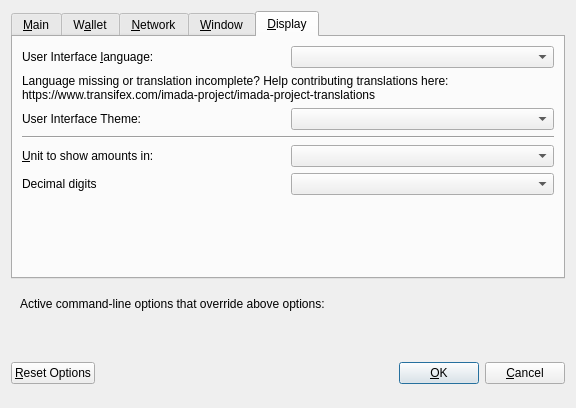
<?xml version="1.0" encoding="UTF-8"?>
<ui version="4.0">
 <class>OptionsDialog</class>
 <widget class="QDialog" name="OptionsDialog">
  <property name="geometry">
   <rect>
    <x>0</x>
    <y>0</y>
    <width>576</width>
    <height>408</height>
   </rect>
  </property>
  <property name="windowTitle">
   <string>Options</string>
  </property>
  <property name="modal">
   <bool>true</bool>
  </property>
  <layout class="QVBoxLayout" name="verticalLayout">
   <item>
    <widget class="QTabWidget" name="tabWidget">
     <property name="currentIndex">
      <number>4</number>
     </property>
     <widget class="QWidget" name="tabMain">
      <attribute name="title">
       <string>&amp;Main</string>
      </attribute>
      <layout class="QVBoxLayout" name="verticalLayout_Main">
       <item>
        <widget class="QCheckBox" name="bitcoinAtStartup">
         <property name="toolTip">
          <string>Automatically start IMADA after logging in to the system.</string>
         </property>
         <property name="text">
          <string>&amp;Start IMADA on system login</string>
         </property>
        </widget>
       </item>
       <item>
        <widget class="QCheckBox" name="logEvents">
         <property name="text">
          <string>Enable  log &amp;events</string>
         </property>
        </widget>
       </item>
       <item>
        <layout class="QHBoxLayout" name="horizontalLayout_2_Main">
         <item>
          <widget class="QLabel" name="databaseCacheLabel">
           <property name="text">
            <string>Size of &amp;database cache</string>
           </property>
           <property name="textFormat">
            <enum>Qt::PlainText</enum>
           </property>
           <property name="buddy">
            <cstring>databaseCache</cstring>
           </property>
          </widget>
         </item>
         <item>
          <widget class="QSpinBox" name="databaseCache"/>
         </item>
         <item>
          <widget class="QLabel" name="databaseCacheUnitLabel">
           <property name="text">
            <string>MB</string>
           </property>
           <property name="textFormat">
            <enum>Qt::PlainText</enum>
           </property>
          </widget>
         </item>
         <item>
          <spacer name="horizontalSpacer_2_Main">
           <property name="orientation">
            <enum>Qt::Horizontal</enum>
           </property>
           <property name="sizeHint" stdset="0">
            <size>
             <width>40</width>
             <height>20</height>
            </size>
           </property>
          </spacer>
         </item>
        </layout>
       </item>
       <item>
        <layout class="QHBoxLayout" name="horizontalLayout_3_Main">
         <item>
          <widget class="QLabel" name="threadsScriptVerifLabel">
           <property name="text">
            <string>Number of script &amp;verification threads</string>
           </property>
           <property name="textFormat">
            <enum>Qt::PlainText</enum>
           </property>
           <property name="buddy">
            <cstring>threadsScriptVerif</cstring>
           </property>
          </widget>
         </item>
         <item>
          <widget class="QSpinBox" name="threadsScriptVerif">
           <property name="toolTip">
            <string>(0 = auto, &lt;0 = leave that many cores free)</string>
           </property>
          </widget>
         </item>
         <item>
          <spacer name="horizontalSpacer_3_Main">
           <property name="orientation">
            <enum>Qt::Horizontal</enum>
           </property>
           <property name="sizeHint" stdset="0">
            <size>
             <width>40</width>
             <height>20</height>
            </size>
           </property>
          </spacer>
         </item>
        </layout>
       </item>
       <item>
        <layout class="QHBoxLayout" name="horizontalLayout_5_Main"/>
       </item>
       <item>
        <spacer name="verticalSpacer_Main">
         <property name="orientation">
          <enum>Qt::Vertical</enum>
         </property>
         <property name="sizeHint" stdset="0">
          <size>
           <width>20</width>
           <height>40</height>
          </size>
         </property>
        </spacer>
       </item>
       <item>
        <layout class="QHBoxLayout" name="horizontalLayout_4_Main">
         <item>
          <widget class="QLabel" name="label">
           <property name="toolTip">
            <string>This setting determines the amount of individual masternodes that an input will be anonymized through.&lt;br/&gt;More rounds of anonymization gives a higher degree of privacy, but also costs more in fees.</string>
           </property>
           <property name="text">
            <string>Darksend rounds to use</string>
           </property>
          </widget>
         </item>
         <item>
          <widget class="QSpinBox" name="darksendRounds">
           <property name="minimum">
            <number>2</number>
           </property>
           <property name="maximum">
            <number>8</number>
           </property>
           <property name="value">
            <number>4</number>
           </property>
          </widget>
         </item>
        </layout>
       </item>
       <item>
        <spacer name="verticalSpacer_Main1">
         <property name="orientation">
          <enum>Qt::Vertical</enum>
         </property>
         <property name="sizeHint" stdset="0">
          <size>
           <width>20</width>
           <height>40</height>
          </size>
         </property>
        </spacer>
       </item>
       <item>
        <layout class="QHBoxLayout" name="horizontalLayout">
         <item>
          <widget class="QLabel" name="label_2">
           <property name="toolTip">
            <string>This amount acts as a threshold to turn off Darksend once it's reached.</string>
           </property>
           <property name="statusTip">
            <string notr="true"/>
           </property>
           <property name="whatsThis">
            <string notr="true"/>
           </property>
           <property name="accessibleName">
            <string notr="true"/>
           </property>
           <property name="accessibleDescription">
            <string notr="true"/>
           </property>
           <property name="text">
            <string>Amount of IMADA to keep anonymized</string>
           </property>
          </widget>
         </item>
         <item>
          <widget class="QSpinBox" name="anonymizeImada">
           <property name="minimum">
            <number>100</number>
           </property>
           <property name="maximum">
            <number>100000</number>
           </property>
           <property name="singleStep">
            <number>100</number>
           </property>
           <property name="value">
            <number>1000</number>
           </property>
          </widget>
         </item>
        </layout>
       </item>
      </layout>
     </widget>
     <widget class="QWidget" name="tabWallet">
      <attribute name="title">
       <string>W&amp;allet</string>
      </attribute>
      <layout class="QVBoxLayout" name="verticalLayout_Wallet">
       <item>
        <widget class="QGroupBox" name="groupBox">
         <property name="title">
          <string>Expert</string>
         </property>
         <layout class="QVBoxLayout" name="verticalLayout_2">
          <item>
           <widget class="QCheckBox" name="coinControlFeatures">
            <property name="toolTip">
             <string>Whether to show coin control features or not.</string>
            </property>
            <property name="text">
             <string>Enable coin &amp;control features</string>
            </property>
           </widget>
          </item>
          <item>
           <widget class="QCheckBox" name="showMasternodesTab">
            <property name="toolTip">
             <string>Show additional tab listing all your masternodes in first sub-tab&lt;br/&gt;and all masternodes on the network in second sub-tab.</string>
            </property>
            <property name="text">
             <string>Show Masternodes Tab</string>
            </property>
           </widget>
          </item>
          <item>
           <widget class="QCheckBox" name="spendZeroConfChange">
            <property name="toolTip">
             <string>If you disable the spending of unconfirmed change, the change from a transaction&lt;br/&gt;cannot be used until that transaction has at least one confirmation.&lt;br/&gt;This also affects how your balance is computed.</string>
            </property>
            <property name="text">
             <string>&amp;Spend unconfirmed change</string>
            </property>
           </widget>
          </item>
          <item>
           <widget class="QCheckBox" name="zeroBalanceAddressToken">
            <property name="text">
             <string>Enable &amp;zero balance for receiver token address</string>
            </property>
           </widget>
          </item>
          <item>
           <widget class="QCheckBox" name="notUseChangeAddress">
            <property name="text">
             <string>Don't use change &amp;address</string>
            </property>
           </widget>
          </item>
         </layout>
        </widget>
       </item>
      </layout>
     </widget>
     <widget class="QWidget" name="tabNetwork">
      <attribute name="title">
       <string>&amp;Network</string>
      </attribute>
      <layout class="QVBoxLayout" name="verticalLayout_Network">
       <item>
        <widget class="QCheckBox" name="mapPortUpnp">
         <property name="toolTip">
          <string>Automatically open the IMADA client port on the router. This only works when your router supports UPnP and it is enabled.</string>
         </property>
         <property name="text">
          <string>Map port using &amp;UPnP</string>
         </property>
        </widget>
       </item>
       <item>
        <widget class="QCheckBox" name="allowIncoming">
         <property name="toolTip">
          <string>Accept connections from outside</string>
         </property>
         <property name="text">
          <string>Allow incoming connections</string>
         </property>
        </widget>
       </item>
       <item>
        <widget class="QCheckBox" name="connectSocks">
         <property name="toolTip">
          <string>Connect to the IMADA network through a SOCKS5 proxy.</string>
         </property>
         <property name="text">
          <string>&amp;Connect through SOCKS5 proxy (default proxy):</string>
         </property>
        </widget>
       </item>
       <item>
        <layout class="QHBoxLayout" name="horizontalLayout_1_Network">
         <item>
          <widget class="QLabel" name="proxyIpLabel">
           <property name="text">
            <string>Proxy &amp;IP:</string>
           </property>
           <property name="textFormat">
            <enum>Qt::PlainText</enum>
           </property>
           <property name="buddy">
            <cstring>proxyIp</cstring>
           </property>
          </widget>
         </item>
         <item>
          <widget class="QValidatedLineEdit" name="proxyIp">
           <property name="minimumSize">
            <size>
             <width>140</width>
             <height>0</height>
            </size>
           </property>
           <property name="maximumSize">
            <size>
             <width>140</width>
             <height>16777215</height>
            </size>
           </property>
           <property name="toolTip">
            <string>IP address of the proxy (e.g. IPv4: 127.0.0.1 / IPv6: ::1)</string>
           </property>
          </widget>
         </item>
         <item>
          <widget class="QLabel" name="proxyPortLabel">
           <property name="text">
            <string>&amp;Port:</string>
           </property>
           <property name="textFormat">
            <enum>Qt::PlainText</enum>
           </property>
           <property name="buddy">
            <cstring>proxyPort</cstring>
           </property>
          </widget>
         </item>
         <item>
          <widget class="QLineEdit" name="proxyPort">
           <property name="minimumSize">
            <size>
             <width>55</width>
             <height>0</height>
            </size>
           </property>
           <property name="maximumSize">
            <size>
             <width>55</width>
             <height>16777215</height>
            </size>
           </property>
           <property name="toolTip">
            <string>Port of the proxy (e.g. 9050)</string>
           </property>
          </widget>
         </item>
         <item>
          <spacer name="horizontalSpacer_1_Network">
           <property name="orientation">
            <enum>Qt::Horizontal</enum>
           </property>
           <property name="sizeHint" stdset="0">
            <size>
             <width>40</width>
             <height>20</height>
            </size>
           </property>
          </spacer>
         </item>
        </layout>
       </item>
       <item>
        <spacer name="verticalSpacer_Network">
         <property name="orientation">
          <enum>Qt::Vertical</enum>
         </property>
         <property name="sizeHint" stdset="0">
          <size>
           <width>20</width>
           <height>40</height>
          </size>
         </property>
        </spacer>
       </item>
      </layout>
     </widget>
     <widget class="QWidget" name="tabWindow">
      <attribute name="title">
       <string>&amp;Window</string>
      </attribute>
      <layout class="QVBoxLayout" name="verticalLayout_Window">
       <item>
        <widget class="QCheckBox" name="minimizeToTray">
         <property name="toolTip">
          <string>Show only a tray icon after minimizing the window.</string>
         </property>
         <property name="text">
          <string>&amp;Minimize to the tray instead of the taskbar</string>
         </property>
        </widget>
       </item>
       <item>
        <widget class="QCheckBox" name="minimizeOnClose">
         <property name="toolTip">
          <string>Minimize instead of exit the application when the window is closed. When this option is enabled, the application will be closed only after selecting Quit in the menu.</string>
         </property>
         <property name="text">
          <string>M&amp;inimize on close</string>
         </property>
        </widget>
       </item>
       <item>
        <spacer name="verticalSpacer_Window">
         <property name="orientation">
          <enum>Qt::Vertical</enum>
         </property>
         <property name="sizeHint" stdset="0">
          <size>
           <width>20</width>
           <height>40</height>
          </size>
         </property>
        </spacer>
       </item>
      </layout>
     </widget>
     <widget class="QWidget" name="tabDisplay">
      <attribute name="title">
       <string>&amp;Display</string>
      </attribute>
      <layout class="QVBoxLayout" name="verticalLayout_Display">
       <item>
        <layout class="QHBoxLayout" name="horizontalLayout_1_Display">
         <item>
          <widget class="QLabel" name="langLabel">
           <property name="text">
            <string>User Interface &amp;language:</string>
           </property>
           <property name="textFormat">
            <enum>Qt::PlainText</enum>
           </property>
           <property name="buddy">
            <cstring>lang</cstring>
           </property>
          </widget>
         </item>
         <item>
          <widget class="QValueComboBox" name="lang">
           <property name="toolTip">
            <string>The user interface language can be set here. This setting will take effect after restarting IMADA.</string>
           </property>
          </widget>
         </item>
        </layout>
       </item>
       <item>
        <widget class="QLabel" name="label_3">
         <property name="toolTip">
          <string notr="true"/>
         </property>
         <property name="statusTip">
          <string notr="true"/>
         </property>
         <property name="whatsThis">
          <string notr="true"/>
         </property>
         <property name="accessibleName">
          <string notr="true"/>
         </property>
         <property name="text">
          <string>Language missing or translation incomplete? Help contributing translations here:
https://www.transifex.com/imada-project/imada-project-translations</string>
         </property>
         <property name="wordWrap">
          <bool>true</bool>
         </property>
         <property name="openExternalLinks">
          <bool>true</bool>
         </property>
         <property name="textInteractionFlags">
          <set>Qt::TextBrowserInteraction</set>
         </property>
        </widget>
       </item>
       <item>
        <layout class="QHBoxLayout" name="horizontalLayout_4_Display" stretch="0,0">
         <item>
          <widget class="QLabel" name="themeLabel">
           <property name="text">
            <string>User Interface Theme:</string>
           </property>
          </widget>
         </item>
         <item>
          <widget class="QValueComboBox" name="theme"/>
         </item>
        </layout>
       </item>
       <item>
        <widget class="Line" name="line">
         <property name="orientation">
          <enum>Qt::Horizontal</enum>
         </property>
        </widget>
       </item>
       <item>
        <layout class="QHBoxLayout" name="horizontalLayout_2_Display">
         <item>
          <widget class="QLabel" name="unitLabel">
           <property name="text">
            <string>&amp;Unit to show amounts in:</string>
           </property>
           <property name="textFormat">
            <enum>Qt::PlainText</enum>
           </property>
           <property name="buddy">
            <cstring>unit</cstring>
           </property>
          </widget>
         </item>
         <item>
          <widget class="QValueComboBox" name="unit">
           <property name="toolTip">
            <string>Choose the default subdivision unit to show in the interface and when sending coins.</string>
           </property>
          </widget>
         </item>
        </layout>
       </item>
       <item>
        <layout class="QHBoxLayout" name="horizontalLayout_5_Display">
         <item>
          <widget class="QLabel" name="digitsLabel">
           <property name="text">
            <string>Decimal digits</string>
           </property>
          </widget>
         </item>
         <item>
          <widget class="QValueComboBox" name="digits"/>
         </item>
        </layout>
       </item>
       <item>
        <spacer name="verticalSpacer">
         <property name="orientation">
          <enum>Qt::Vertical</enum>
         </property>
         <property name="sizeHint" stdset="0">
          <size>
           <width>20</width>
           <height>40</height>
          </size>
         </property>
        </spacer>
       </item>
      </layout>
     </widget>
    </widget>
   </item>
   <item>
    <widget class="QFrame" name="frame">
     <layout class="QVBoxLayout" name="verticalLayout_Bottom">
      <item>
       <layout class="QHBoxLayout" name="horizontalLayout_Bottom">
        <item>
         <widget class="QLabel" name="overriddenByCommandLineInfoLabel">
          <property name="text">
           <string>Active command-line options that override above options:</string>
          </property>
          <property name="textFormat">
           <enum>Qt::PlainText</enum>
          </property>
         </widget>
        </item>
        <item>
         <spacer name="horizontalSpacer_Bottom">
          <property name="orientation">
           <enum>Qt::Horizontal</enum>
          </property>
          <property name="sizeHint" stdset="0">
           <size>
            <width>40</width>
            <height>20</height>
           </size>
          </property>
         </spacer>
        </item>
       </layout>
      </item>
      <item>
       <widget class="QLabel" name="overriddenByCommandLineLabel">
        <property name="text">
         <string/>
        </property>
        <property name="textFormat">
         <enum>Qt::PlainText</enum>
        </property>
        <property name="wordWrap">
         <bool>true</bool>
        </property>
       </widget>
      </item>
     </layout>
    </widget>
   </item>
   <item>
    <layout class="QHBoxLayout" name="horizontalLayout_Buttons">
     <item>
      <widget class="QPushButton" name="resetButton">
       <property name="toolTip">
        <string>Reset all client options to default.</string>
       </property>
       <property name="text">
        <string>&amp;Reset Options</string>
       </property>
       <property name="autoDefault">
        <bool>false</bool>
       </property>
      </widget>
     </item>
     <item>
      <spacer name="horizontalSpacer_1">
       <property name="orientation">
        <enum>Qt::Horizontal</enum>
       </property>
       <property name="sizeHint" stdset="0">
        <size>
         <width>40</width>
         <height>48</height>
        </size>
       </property>
      </spacer>
     </item>
     <item>
      <widget class="QLabel" name="statusLabel">
       <property name="minimumSize">
        <size>
         <width>200</width>
         <height>0</height>
        </size>
       </property>
       <property name="font">
        <font>
         <weight>75</weight>
         <bold>true</bold>
        </font>
       </property>
       <property name="text">
        <string/>
       </property>
       <property name="textFormat">
        <enum>Qt::PlainText</enum>
       </property>
       <property name="wordWrap">
        <bool>true</bool>
       </property>
      </widget>
     </item>
     <item>
      <spacer name="horizontalSpacer_2">
       <property name="orientation">
        <enum>Qt::Horizontal</enum>
       </property>
       <property name="sizeHint" stdset="0">
        <size>
         <width>40</width>
         <height>48</height>
        </size>
       </property>
      </spacer>
     </item>
     <item>
      <widget class="QPushButton" name="okButton">
       <property name="text">
        <string>&amp;OK</string>
       </property>
       <property name="autoDefault">
        <bool>false</bool>
       </property>
       <property name="default">
        <bool>true</bool>
       </property>
      </widget>
     </item>
     <item>
      <widget class="QPushButton" name="cancelButton">
       <property name="text">
        <string>&amp;Cancel</string>
       </property>
       <property name="autoDefault">
        <bool>false</bool>
       </property>
      </widget>
     </item>
    </layout>
   </item>
  </layout>
 </widget>
 <customwidgets>
  <customwidget>
   <class>QValidatedLineEdit</class>
   <extends>QLineEdit</extends>
   <header>qvalidatedlineedit.h</header>
  </customwidget>
  <customwidget>
   <class>QValueComboBox</class>
   <extends>QComboBox</extends>
   <header>qvaluecombobox.h</header>
  </customwidget>
 </customwidgets>
 <resources/>
 <connections/>
</ui>
